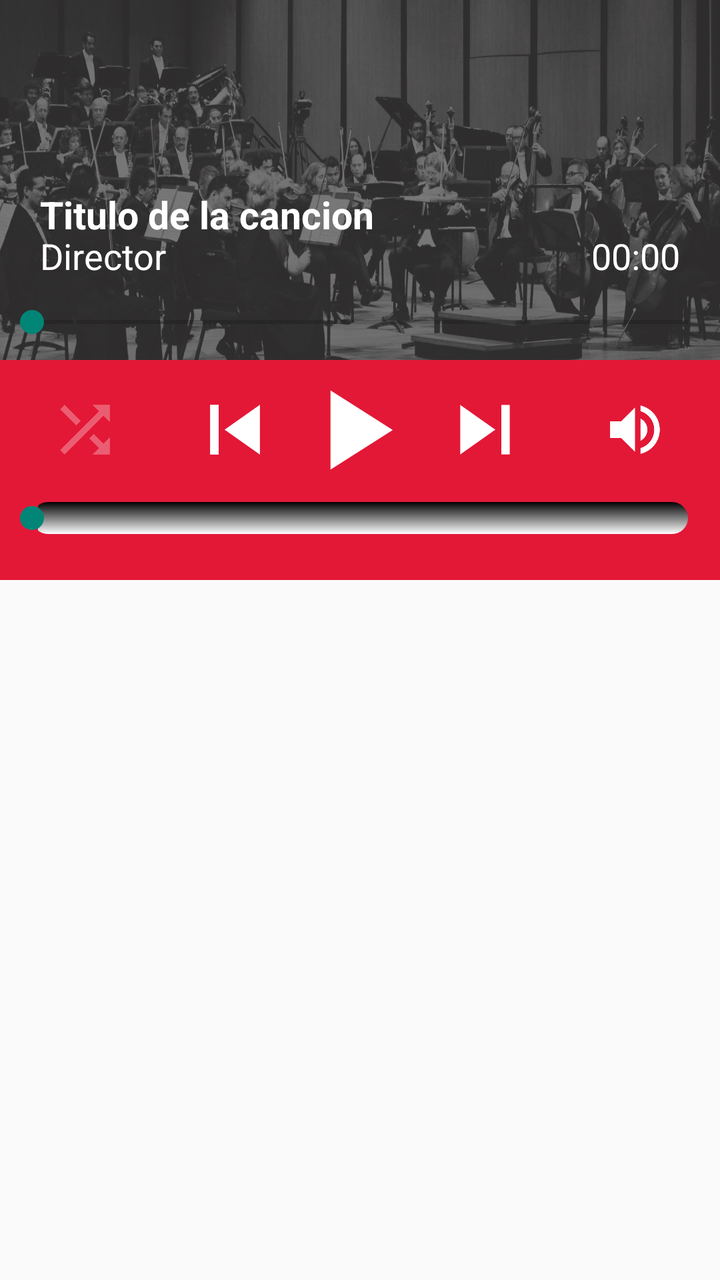
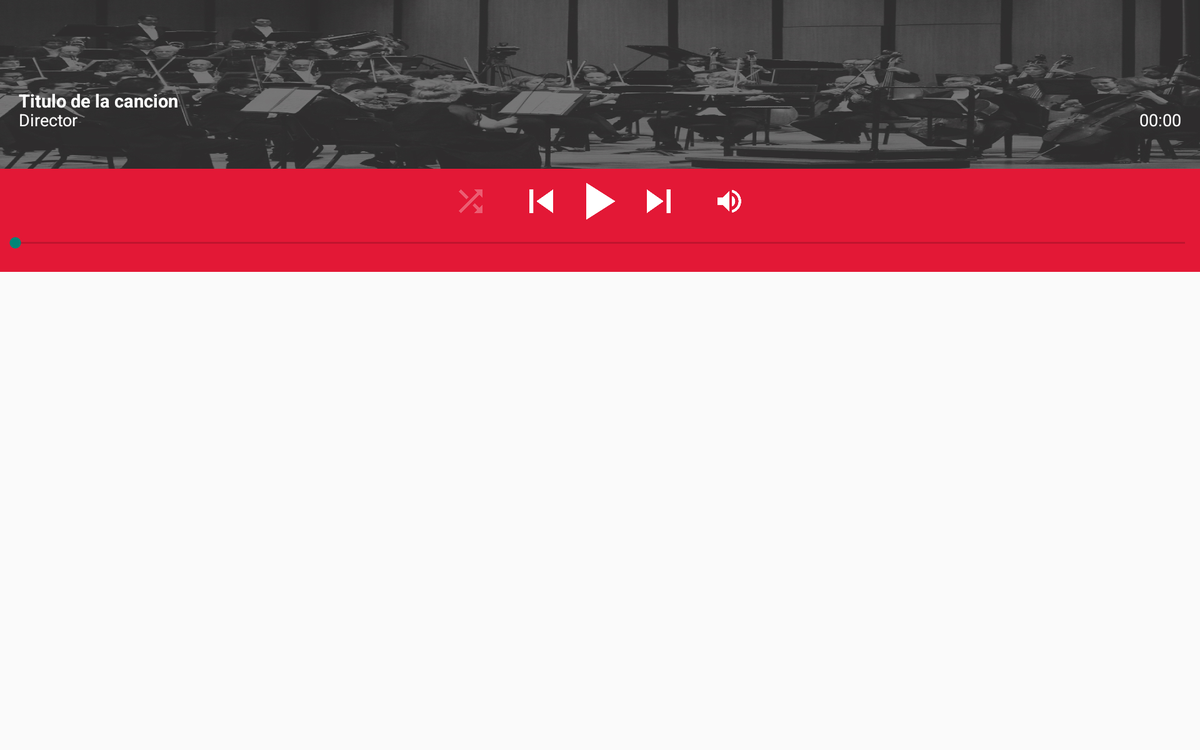

Two renders of one Android screen. The first uses the default layout on a phone; the second uses the alternative layout the repository ships for a different screen configuration, on a matching device. The two XML files are below.
<!-- AndroidManifest.xml: application theme AppTheme -->
<!-- res/layout/fragment_reproductor_musica.xml -->
<?xml version="1.0" encoding="utf-8"?>
<LinearLayout xmlns:android="http://schemas.android.com/apk/res/android"
              android:orientation="vertical"
              android:layout_width="match_parent"
              android:layout_height="match_parent">

    
    <RelativeLayout
        android:background="@drawable/reproductor_imagen_streaming"
        android:layout_width="fill_parent"
        android:layout_height="180dp">
        <TextView
            android:id="@+id/reproductor_streaming_titulo_cancion"
            android:textStyle="bold"
            android:layout_marginBottom="60dp"
            android:layout_alignParentBottom="true"
            android:textSize="19sp"
            android:text="Titulo de la cancion"
            android:textColor="#FFFFFF"
            android:layout_marginLeft="20dp"
            android:layout_width="wrap_content"
            android:layout_height="wrap_content" />
        <TextView
            android:id="@+id/reproductor_streaming_director"
            android:layout_marginBottom="40dp"
            android:layout_alignParentBottom="true"
            android:textSize="18sp"
            android:text="Director"
            android:textColor="#FFFFFF"
            android:layout_marginLeft="20dp"
            android:layout_width="wrap_content"
            android:layout_height="wrap_content" />
        <TextView
            android:id="@+id/reproductor_streaming_duracion"
            android:layout_marginBottom="40dp"
            android:layout_alignParentBottom="true"
            android:layout_alignParentRight="true"
            android:textSize="18sp"
            android:text="00:00"
            android:textColor="#FFFFFF"
            android:layout_marginRight="20dp"
            android:layout_width="wrap_content"
            android:layout_height="wrap_content" />
        <SeekBar
            android:layout_marginBottom="10dp"
            android:layout_alignParentBottom="true"
            android:id="@+id/reproductor_barra_posicion"
            android:layout_width="fill_parent"
            android:layout_height="wrap_content" />

        </RelativeLayout>
    
    <RelativeLayout
        android:background="#E31836"
        android:layout_width="fill_parent"
        android:layout_height="70dp">
        <ImageButton
            android:layout_centerVertical="true"
            android:id="@+id/boton_play"
            android:background="@null"
            android:layout_centerHorizontal="true"
            android:src="@drawable/reproductor_boton_play"
            android:scaleType="fitXY"
            android:layout_width="40dp"
            android:layout_height="40dp" />
        <ImageButton
            android:layout_marginRight="30dp"
            android:background="@null"
            android:layout_centerVertical="true"
            android:id="@+id/boton_anterior"
            android:layout_toLeftOf="@+id/boton_play"
            android:scaleType="fitXY"
            android:src="@drawable/reproductor_boton_anterior"
            android:layout_width="25dp"
            android:layout_height="25dp" />
        <ImageButton
            android:layout_marginLeft="30dp"
            android:background="@null"
            android:layout_centerVertical="true"
            android:id ="@+id/boton_siguiente"
            android:scaleType="fitXY"
            android:layout_toRightOf="@+id/boton_play"
            android:src="@drawable/reproductor_siguiente_icono"
            android:layout_width="25dp"
            android:layout_height="25dp" />
        <ImageButton
            android:layout_marginLeft="50dp"
            android:layout_toRightOf="@+id/boton_siguiente"
            android:layout_centerVertical="true"
            android:id="@+id/boton_volumen"
            android:scaleType="fitXY"
            android:background="@null"
            android:src="@drawable/reproductor_boton_volumen"
            android:layout_width="25dp"
            android:layout_height="25dp" />
        <ImageButton
            android:layout_marginRight="50dp"
            android:layout_centerVertical="true"
            android:layout_toLeftOf="@+id/boton_anterior"
            android:alpha="0.30"
            android:id="@+id/boton_aleatorio"
            android:background="@null"
            android:src="@drawable/reproductor_boton_aleatorio"
            android:scaleType="fitXY"
            android:layout_width="25dp"
            android:layout_height="25dp" />
        </RelativeLayout>
    <RelativeLayout
        android:id="@+id/reproductor_layout_control_volumen"
        android:background="#E31836"
        android:layout_width="fill_parent"
        android:layout_height="40dp">
        <SeekBar
            android:progressDrawable="@drawable/progressbar_volumen_reproductor"
            android:max="20"
            android:id="@+id/reproductor_control_volumen"
            android:layout_width="fill_parent"
            android:layout_height="wrap_content" />
        </RelativeLayout>
    <android.support.v7.widget.RecyclerView
        android:id="@+id/lista_streaming"
        android:layout_width="fill_parent"
        android:layout_height="wrap_content"
        />

</LinearLayout>
<!-- resources referenced by this layout -->
<resources>
  <!-- drawable progressbar_volumen_reproductor (drawable) -->
  <?xml version="1.0" encoding="utf-8"?>
  <layer-list xmlns:android="http://schemas.android.com/apk/res/android" >
  
      <item android:id="@android:id/background">
          <shape android:shape="rectangle" >
              <corners android:radius="20dp" />
  
              <gradient
                  android:angle="270"
                  android:endColor="#FFFFFF"
                  android:startColor="#000000" />
          </shape>
      </item>
      <item android:id="@android:id/secondaryProgress">
          <clip>
              <shape android:shape="rectangle" >
                  <corners android:radius="20dp" />
  
                  <gradient
                      android:angle="270"
                      android:endColor="#FFFFFF"
                      android:startColor="#FFFFFF" />
              </shape>
          </clip>
      </item>
      <item android:id="@android:id/progress">
          <clip>
              <shape android:shape="rectangle" >
                  <corners android:radius="20dp" />
  
                  <gradient
                      android:angle="270"
                      android:endColor="#FFFFFF"
                      android:startColor="#FFFFFF" />
              </shape>
          </clip>
      </item>
  
  </layer-list>
  <!-- drawable reproductor_boton_aleatorio: png bitmap (drawable-xxhdpi, 1550 bytes) -->
  <!-- drawable reproductor_boton_anterior: png bitmap (drawable-xxhdpi, 1693 bytes) -->
  <!-- drawable reproductor_boton_play: png bitmap (drawable-xxhdpi, 1426 bytes) -->
  <!-- drawable reproductor_boton_volumen: png bitmap (drawable-xxhdpi, 2783 bytes) -->
  <!-- drawable reproductor_imagen_streaming: jpg bitmap (drawable-xxhdpi, 454729 bytes) -->
  <!-- drawable reproductor_siguiente_icono: png bitmap (drawable-xxhdpi, 1473 bytes) -->
  <style name="AppTheme" parent="Theme.AppCompat.Light.DarkActionBar">
          
      </style>
</resources>
<!-- res/layout-xlarge/fragment_reproductor_musica.xml (the repository's variant of the layout above) -->
<!-- drawn on a large tablet held sideways -->
<?xml version="1.0" encoding="utf-8"?>
<LinearLayout xmlns:android="http://schemas.android.com/apk/res/android"
              android:orientation="vertical"
              android:layout_width="match_parent"
              android:layout_height="match_parent">

    
    <RelativeLayout
        android:background="@drawable/reproductor_imagen_streaming"
        android:layout_width="fill_parent"
        android:layout_height="180dp">
        <TextView
            android:id="@+id/reproductor_streaming_titulo_cancion"
            android:textStyle="bold"
            android:layout_marginBottom="60dp"
            android:layout_alignParentBottom="true"
            android:textSize="19sp"
            android:text="Titulo de la cancion"
            android:textColor="#FFFFFF"
            android:layout_marginLeft="20dp"
            android:layout_width="wrap_content"
            android:layout_height="wrap_content" />
        <TextView
            android:id="@+id/reproductor_streaming_director"
            android:layout_marginBottom="40dp"
            android:layout_alignParentBottom="true"
            android:textSize="18sp"
            android:text="Director"
            android:textColor="#FFFFFF"
            android:layout_marginLeft="20dp"
            android:layout_width="wrap_content"
            android:layout_height="wrap_content" />
        <TextView
            android:id="@+id/reproductor_streaming_duracion"
            android:layout_marginBottom="40dp"
            android:layout_alignParentBottom="true"
            android:layout_alignParentRight="true"
            android:textSize="18sp"
            android:text="00:00"
            android:textColor="#FFFFFF"
            android:layout_marginRight="20dp"
            android:layout_width="wrap_content"
            android:layout_height="wrap_content" />
        

        </RelativeLayout>
    
    <RelativeLayout
        android:background="#E31836"
        android:layout_width="fill_parent"
        android:layout_height="70dp">
        <ImageButton
            android:layout_centerVertical="true"
            android:id="@+id/boton_play"
            android:background="@null"
            android:layout_centerHorizontal="true"
            android:src="@drawable/reproductor_boton_play"
            android:scaleType="fitXY"
            android:layout_width="40dp"
            android:layout_height="40dp" />
        <ImageButton
            android:layout_marginRight="30dp"
            android:background="@null"
            android:layout_centerVertical="true"
            android:id="@+id/boton_anterior"
            android:layout_toLeftOf="@+id/boton_play"
            android:scaleType="fitXY"
            android:src="@drawable/reproductor_boton_anterior"
            android:layout_width="25dp"
            android:layout_height="25dp" />
        <ImageButton
            android:layout_marginLeft="30dp"
            android:background="@null"
            android:layout_centerVertical="true"
            android:id ="@+id/boton_siguiente"
            android:scaleType="fitXY"
            android:layout_toRightOf="@+id/boton_play"
            android:src="@drawable/reproductor_siguiente_icono"
            android:layout_width="25dp"
            android:layout_height="25dp" />
        <ImageButton
            android:layout_marginLeft="50dp"
            android:layout_toRightOf="@+id/boton_siguiente"
            android:layout_centerVertical="true"
            android:id="@+id/boton_volumen"
            android:scaleType="fitXY"
            android:background="@null"
            android:src="@drawable/reproductor_boton_volumen"
            android:layout_width="25dp"
            android:layout_height="25dp" />
        <ImageButton
            android:layout_marginRight="50dp"
            android:layout_centerVertical="true"
            android:layout_toLeftOf="@+id/boton_anterior"
            android:alpha="0.30"
            android:id="@+id/boton_aleatorio"
            android:background="@null"
            android:src="@drawable/reproductor_boton_aleatorio"
            android:scaleType="fitXY"
            android:layout_width="25dp"
            android:layout_height="25dp" />
        </RelativeLayout>
    <RelativeLayout
        android:id="@+id/reproductor_layout_control_volumen"
        android:background="#E31836"
        android:layout_width="fill_parent"
        android:layout_height="40dp">
        
        <SeekBar
            android:max="20"
            android:id="@+id/reproductor_control_volumen"
            android:layout_width="fill_parent"
            android:layout_height="wrap_content" />
        </RelativeLayout>
    <android.support.v7.widget.RecyclerView
        android:id="@+id/lista_streaming"
        android:layout_width="fill_parent"
        android:layout_height="wrap_content"
        />

</LinearLayout>
<!-- resources referenced by the variant -->
<!-- as a large tablet held sideways resolves them -->
<resources>
  <!-- drawable reproductor_boton_aleatorio: png bitmap (drawable-xxhdpi, 1550 bytes) -->
  <!-- drawable reproductor_boton_anterior: png bitmap (drawable-xxhdpi, 1693 bytes) -->
  <!-- drawable reproductor_boton_play: png bitmap (drawable-xxhdpi, 1426 bytes) -->
  <!-- drawable reproductor_boton_volumen: png bitmap (drawable-xxhdpi, 2783 bytes) -->
  <!-- drawable reproductor_imagen_streaming: jpg bitmap (drawable-xxhdpi, 454729 bytes) -->
  <!-- drawable reproductor_siguiente_icono: png bitmap (drawable-xxhdpi, 1473 bytes) -->
  <style name="AppTheme" parent="Theme.AppCompat.Light.DarkActionBar">
          
      </style>
</resources>
